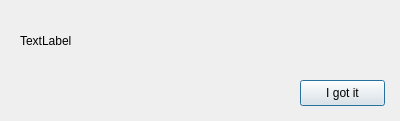
<?xml version="1.0" encoding="UTF-8"?>
<ui version="4.0">
 <class>Dialog</class>
 <widget class="QDialog" name="Dialog">
  <property name="geometry">
   <rect>
    <x>0</x>
    <y>0</y>
    <width>400</width>
    <height>121</height>
   </rect>
  </property>
  <property name="windowTitle">
   <string>Something Wrong</string>
  </property>
  <property name="windowIcon">
   <iconset>
    <normaloff>icon/warning.ico</normaloff>icon/warning.ico</iconset>
  </property>
  <widget class="QPushButton" name="pushButton">
   <property name="geometry">
    <rect>
     <x>300</x>
     <y>80</y>
     <width>85</width>
     <height>26</height>
    </rect>
   </property>
   <property name="text">
    <string>I got it</string>
   </property>
  </widget>
  <widget class="QLabel" name="label">
   <property name="geometry">
    <rect>
     <x>20</x>
     <y>10</y>
     <width>361</width>
     <height>61</height>
    </rect>
   </property>
   <property name="text">
    <string>TextLabel</string>
   </property>
  </widget>
 </widget>
 <resources/>
 <connections/>
</ui>
